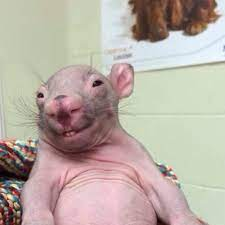
#> input picture криса.jpg, 225 x 225 px
$ python main.py
#> lines starting #> are read from the running program, lines starting #| are printed output that depends on the picture
from PIL import Image
from PIL import ImageFilter
from PIL import ImageEnhance

with Image.open('криса.jpg') as pic_original:
#> pic_original is the input picture: PIL image 225x225 RGB; mean R, G, B 186.1, 174.4, 165.4
    print('Размер картинки:', pic_original.size)
#| Размер картинки: (225, 225)
    print('Формат:', pic_original.format)
#| Формат: JPEG
    print('Тип:', pic_original.mode)
#| Тип: RGB
    pic_original.show()

    pic_gray = pic_original.convert('L')
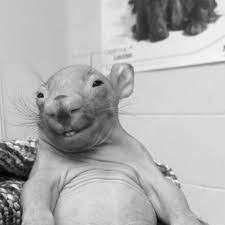
#> pic_gray: PIL image 225x225 L; min 2, max 253, mean 176.9
    pic_gray.save('gray.jpg')
    pic_gray.show()

    pic_blured = pic_original.filter(ImageFilter.BLUR)
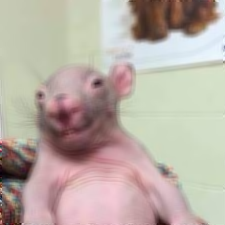
#> pic_blured: PIL image 225x225 RGB; mean R, G, B 186.1, 174.4, 165.4
    pic_blured.save('blured.jpg')
    pic_blured.show()

    pic_up = pic_original.transpose(Image.ROTATE_180)
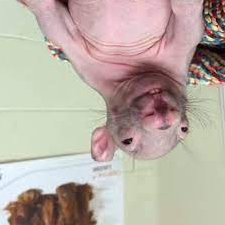
#> pic_up: PIL image 225x225 RGB; mean R, G, B 186.1, 174.4, 165.4
    pic_up.save('up.jpg')
    pic_up.show()

    pic_wirrow = pic_original.transpose(Image.FLIP_LEFT_RIGHT)
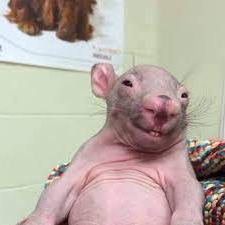
#> pic_wirrow: PIL image 225x225 RGB; mean R, G, B 186.1, 174.4, 165.4
    pic_wirrow.save('mirrow.jpg')
    pic_wirrow.show()

    pic_contrast = ImageEnhance.Contrast(pic_original)
    pic_contrast = pic_contrast.enhance(1.5)
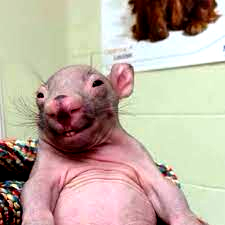
#> pic_contrast: PIL image 225x225 RGB; mean R, G, B 190.1, 173.7, 160.1
    pic_contrast.save('contrast.jpg')
    pic_contrast.show()

    pic_gray_smooth = pic_original.filter(ImageFilter.SMOOTH)
    pic_gray_smooth = pic_gray_smooth.filter(ImageFilter.FIND_EDGES)
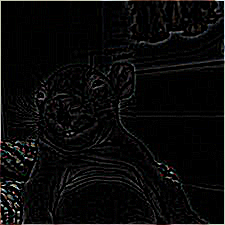
#> pic_gray_smooth: PIL image 225x225 RGB; mean R, G, B 10.5, 10.3, 10.1
    pic_gray_smooth.save('smooth.jpg')
    pic_gray_smooth.show()

    pic_rotated = pic_original.rotate(30, expand=True)
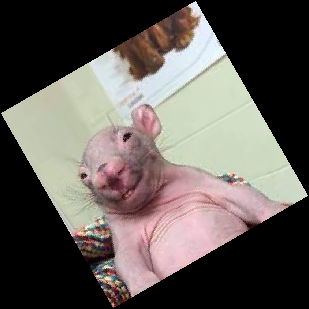
#> pic_rotated: PIL image 309x309 RGB; mean R, G, B 98.7, 92.4, 87.7
    pic_rotated.save('rotated.jpg')
    pic_rotated.show()
